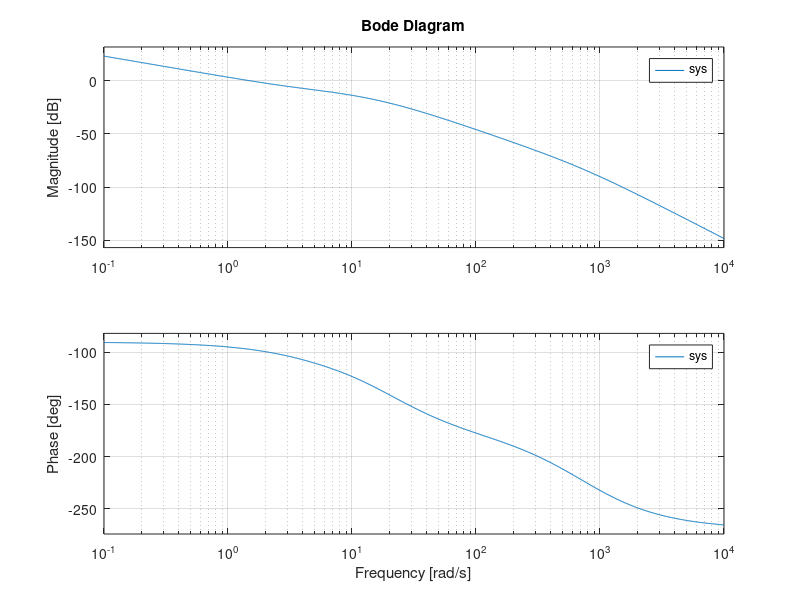

The MATLAB script that drew this image:
load fp_lin_matrices_fit3.mat

disp(' ');
disp('--------1--------');
eigenvalues_A = eig(A);

disp('Matrix A eigenvalues:');
disp(eigenvalues_A');

disp(['Real part:' num2str(real(eigenvalues_A)')]);
disp(['Im part:' num2str(imag(eigenvalues_A)')]);

disp(' ');
disp('--------2--------');
Contr = ctrb(A, B);
disp('Controllability matrix:');
disp(Contr);
fprintf('C rank: %d\n', rank(Contr));

disp(' ');
disp('--------3--------');
disp('1) Case: x3 is the output.');
C_temp = [0 0 1 0 0];
O = obsv(A,C_temp);
disp('Observabillity matrix:');
disp(O);
fprintf('O rank: %d\n', rank(O));

disp(' ');
disp('2) Case: x1 and x3 are the output.');
C_temp = [1 0 1 0 0];
O = obsv(A,C_temp);
disp('Observabillity matrix:');
disp(O);
fprintf('O rank: %d\n', rank(O));

disp('');
disp('-------------4-------------');
disp(size(D));
D = zeros(1);
% D = [0, 0, 0, 0, 0]
[NUM, DEN] = ss2tf(A,B,C_temp,D);
sys = tf(NUM, DEN);
disp('Transfer function is:');
sys
disp('Bode plot is : ');
bode(sys)

disp('');
disp('-------------5------------');
Q2 = C_temp.' * C_temp
R = 1
[K1,S,CLP] = lqr(A, B, Q2, R)

disp('Vector of gains:');
disp(K1);

temp = A - B * K1;
eig_t = eig(temp);
disp('Eigenvalues:');
disp(eig_t)

disp(['Real part:' num2str(real(eig_t)')]);
disp(['Im part:' num2str(imag(eig_t)')]);

